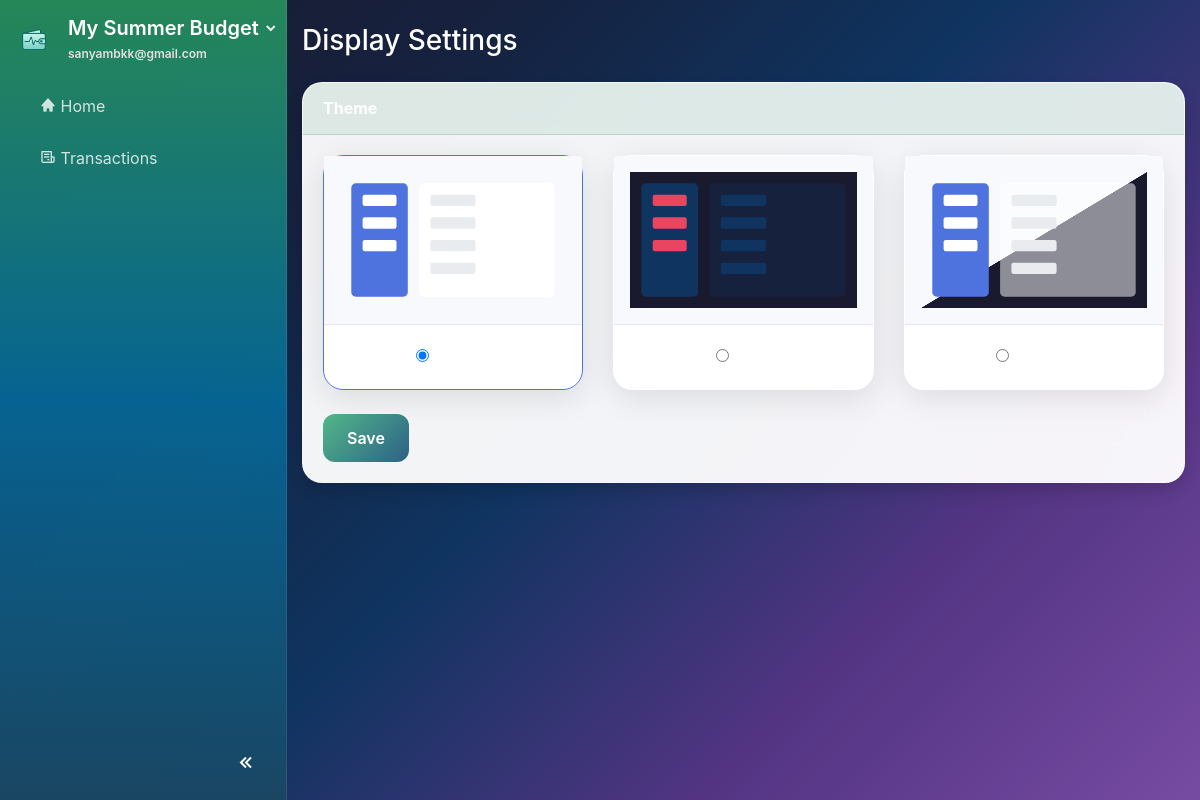
The page /display-settings (signed in) on the database its author committed.
### website/models.py (models this page shows)
class Plan(db.Model):
    id             = db.Column(db.Integer, primary_key=True)
    name           = db.Column(db.String(100), nullable=False)
    monthly_income = db.Column(db.Float)
    budget_pref    = db.Column(JSON)  # e.g., {"needs": 50, "wants": 30, "savings": 20}
    user_id        = db.Column(db.Integer, db.ForeignKey('user.id'), nullable=False)

class User(db.Model, UserMixin):
    id         = db.Column(db.Integer, primary_key=True)
    email      = db.Column(db.String(150), unique=True, nullable=False)
    password   = db.Column(db.String(150))
    first_name = db.Column(db.String(150))
    last_name  = db.Column(db.String(150))
    date_created = db.Column(db.DateTime(timezone=True), default=func.now())
    active_plan_id = db.Column(db.Integer, db.ForeignKey('plan.id'), nullable=True)
    profile_complete = db.Column(db.Boolean, default=False)
    theme = db.Column(db.String(50), nullable=False, default='system')
    notes = db.relationship('Note', backref='user', lazy=True)
    plans = db.relationship('Plan', foreign_keys=[Plan.user_id], backref='user', lazy=True, cascade="all, delete-orphan")
    active_plan = db.relationship('Plan', foreign_keys=[active_plan_id], post_update=True)

### website/views.py (the view, shortened to what this page needs)
@views.route('/display-settings', methods=['GET', 'POST'])
@login_required
def display_settings():
    return render_template('display_settings.html')

### website/templates/display_settings.html (shortened to what this page needs)
{% extends "base.html" %}
{% block content %}
<h1 class="h3 my-4 text-gray-800">Display Settings</h1>
<div class="card shadow mb-4">
    <div class="card-header py-3">
        <h6 class="m-0 font-weight-bold text-primary">Theme</h6>
    </div>
    <div class="card-body">
        <form method="POST">
           <div class="row">
                <div class="col-lg-4 col-md-6 mb-4">
                    <div class="card theme-card {% if current_user.theme == 'light' %}selected{% endif %}">
                        <img src="{{ url_for('static', filename='images/theme-light.svg') }}" class="card-img-top" alt="Light Theme Preview">
                        <div class="card-body text-center">
                            <div class="form-check">
                                <input class="form-check-input" type="radio" name="theme" id="lightTheme" value="light" {% if current_user.theme == 'light' %}checked{% endif %}>
                                <label class="form-check-label" for="lightTheme">
                                </label>
                            </div>
                        </div>
                    </div>
                </div>
                <div class="col-lg-4 col-md-6 mb-4">
                    <div class="card theme-card {% if current_user.theme == 'dark' %}selected{% endif %}">
                        <img src="{{ url_for('static', filename='images/theme-dark.svg') }}" class="card-img-top" alt="Dark Theme Preview">
                        <div class="card-body text-center">
                            <div class="form-check">
                                <input class="form-check-input" type="radio" name="theme" id="darkTheme" value="dark" {% if current_user.theme == 'dark' %}checked{% endif %}>
                                <label class="form-check-label" for="darkTheme">
                                </label>
                            </div>
                        </div>
                    </div>
                </div>
                <div class="col-lg-4 col-md-6 mb-4">
                    <div class="card theme-card {% if current_user.theme == 'system' %}selected{% endif %}">
                        <img src="{{ url_for('static', filename='images/theme-system.svg') }}" class="card-img-top" alt="System Theme Preview">
                        <div class="card-body text-center">
                            <div class="form-check">
                                <input class="form-check-input" type="radio" name="theme" id="systemTheme" value="system" {% if current_user.theme == 'system' %}checked{% endif %}>
                                <label class="form-check-label" for="systemTheme">
                                </label>
                            </div>
                        </div>
                    </div>
                </div>
           </div>
           <button type="submit" class="btn btn-primary">Save</button>
        </form>
    </div>
</div>
{% endblock %}

### website/templates/base.html (shortened to what this page needs)
<!DOCTYPE html>
<html lang="en" data-initial-theme="{{ current_user.theme if current_user.is_authenticated else 'system' }}">
<head>
    <link rel="stylesheet" href="https://stackpath.bootstrapcdn.com/bootstrap/4.4.1/css/bootstrap.min.css"/>
    <link rel="stylesheet" href="https://stackpath.bootstrapcdn.com/font-awesome/4.7.0/css/font-awesome.min.css"/>
    <link href="https://unpkg.com/boxicons@2.1.4/css/boxicons.min.css" rel="stylesheet">
    <link href="{{ url_for('static', filename='css/general.css') }}" rel="stylesheet">
    <link href="{{ url_for('static', filename='css/sidebar.css') }}" rel="stylesheet">
    <link href="{{ url_for('static', filename='css/buttons.css') }}" rel="stylesheet">
    <link href="{{ url_for('static', filename='css/dashboard.css') }}" rel="stylesheet">
    <link href="{{ url_for('static', filename='css/auth.css') }}" rel="stylesheet">
    <link href="{{ url_for('static', filename='css/dark-theme.css') }}" rel="stylesheet">
    <link href="{{ url_for('static', filename='css/account_settings.css') }}" rel="stylesheet">
</head>
{% set hide_sidebar = hide_sidebar | default(false) %}
<body id="page-body" class="d-flex {{ '' if hide_sidebar else 'with-sidebar' }} {% block page_class %}{% endblock %}">
    {% if not hide_sidebar %}
    <nav id="sidebar" class="text-white flex-column">
        <div class="sidebar-header px-3 py-3">
            <div class="d-flex align-items-center">
                <img src="{{ url_for('static', filename='images/logo.png') }}" alt="App logo" class="logo-img mr-3">
                <div class="flex-grow-1">
                    <div class="dropdown">
                        <a id="planDropdown"
                            href="#"
                            class="dropdown-toggle text-white text-decoration-none"
                            data-toggle="dropdown"
                            aria-haspopup="true"
                            aria-expanded="false">
                            <h5 class="mb-0">
                                <span class="sidebar-text">{{ current_user.active_plan.name if current_user.active_plan else 'Create a Plan' }}</span>
                            </h5>
                            <i class="bx bxs-chevron-down toggle-arrow"></i>
                        </a>
                    </div>
                    <small class="email-white sidebar-text">{{ current_user.email }}</small>
                </div>
            </div>
        </div>
        <ul class="nav flex-column px-3">
            <li class="nav-item">
                <a class="nav-link {% if request.path == url_for('views.home') %}active{% endif %}" href="{{ url_for('views.home') }}">
                    <i class='bx bxs-home'></i> <span class="sidebar-text">Home</span>
                </a>
            </li>
            <li class="nav-item">
                <a class="nav-link {% if request.path == url_for('views.transactions') %}active{% endif %}" href="{{ url_for('views.transactions') }}">
                    <i class='bx bx-receipt'></i> <span class="sidebar-text">Transactions</span>
                </a>
            </li>
        </ul>
        <div class="sidebar-footer">
            <button id="sidebar-toggle" class="btn btn-link">
                <i class='bx bx-chevrons-left'></i>
            </button>
        </div>
    </nav>
    {% endif %}
    <div id="content-wrapper" class="w-100">
        <div class="container-fluid">
            {% block content %} {% endblock %}
        </div>
    </div>
</body>
</html>

### website/static/css/general.css (style rules this page uses)
html, body { height: 100%; margin: 0; font-family: 'Inter', -apple-system, BlinkMacSystemFont, sans-serif; }
.text-primary { color: #228b57 !important; }

### website/static/css/sidebar.css (style rules this page uses)
:root { --plan-dropdown-width: 260px; }
#sidebar { transition: all 0.4s cubic-bezier(0.25, 0.46, 0.45, 0.94); }
body.with-sidebar { transition: margin-left 0.4s cubic-bezier(0.25, 0.46, 0.45, 0.94); }
#sidebar { width: 287px; min-height: 100vh; position: fixed; left: 0; top: 0; overflow: visible !important; z-index: 1040; background: linear-gradient(180deg, rgba(34, 139, 87, 0.95) 0%, rgba(0, 100, 148, 0.95) 50%, rgba(21, 67, 96, 0.95) 100%) !important; backdrop-filter: blur(20px); border-right: 1px solid rgba(255, 255, 255, 0.1); }
body.with-sidebar { margin-left: 287px; }
#sidebar::before { content: ''; position: absolute; top: 0; left: 0; right: 0; bottom: 0; background: rgba(255, 255, 255, 0.02); pointer-events: none; }
.sidebar-header { display: flex; align-items: center; gap: .75rem; }
.sidebar-header .logo-img { width: 36px; height: 36px; object-fit: contain; }
.sidebar-header .sidebar-text { color: #fff; font-weight: 600; }
.sidebar-header .email-white { font-size: .75rem; color: rgba(255,255,255,.85); }
#planDropdown { color: #fff; text-decoration: none; }
#planDropdown .toggle-arrow { color: rgba(255,255,255,.9); font-size: 1rem; transition: transform .3s; }
#sidebar .nav-link { color: rgba(255, 255, 255, 0.8); transition: all 0.3s cubic-bezier(0.25, 0.46, 0.45, 0.94); border-radius: 12px; margin: 2px 8px; padding: 12px 16px; position: relative; overflow: hidden; }
.sidebar-footer { position: absolute; bottom: 0; width: 100%; padding: 10px 15px; text-align: right; }
#sidebar-toggle { color: rgba(255, 255, 255, 0.6); font-size: 24px; transition: color 0.3s; }
#sidebar-toggle i { transition: transform 0.3s ease-in-out; }
#planDropdown::after { display: none; }
#planDropdown { display: flex; align-items: center; justify-content: space-between; }
#planDropdown h5 { margin: 0; color: #fff; }
#planDropdown .toggle-arrow { margin-left: .25rem; }

### website/static/css/buttons.css (style rules this page uses)
.btn-primary { background: linear-gradient(135deg, #52b788 0%, #2d6187 100%); border: none; border-radius: 12px; padding: 12px 24px; font-weight: 600; transition: all 0.3s cubic-bezier(0.25, 0.46, 0.45, 0.94); position: relative; overflow: hidden; }
.btn-primary::before { content: ''; position: absolute; top: 0; left: -100%; width: 100%; height: 100%; background: linear-gradient(90deg, transparent, rgba(255,255,255,0.3), transparent); transition: left 0.5s; }

### website/templates/display_settings.html (style rules this page uses)
.theme-card { cursor : pointer; border: 2px solid #e3e6f0; transition: border-color 0.2s ease-in-out; height:100% }
.theme-card.selected { border-color: #4e73df; }
.theme-card img { padding: 1rem; background-color: #f8f9fc; border-bottom: 1px solid #e3e6f0; }

### rows shown on the page
Plan: active_plan "My Summer Budget"
User: email "sanyambkk@gmail.com", theme "☑ Default", theme "☐ Dark", theme "☐ System"
